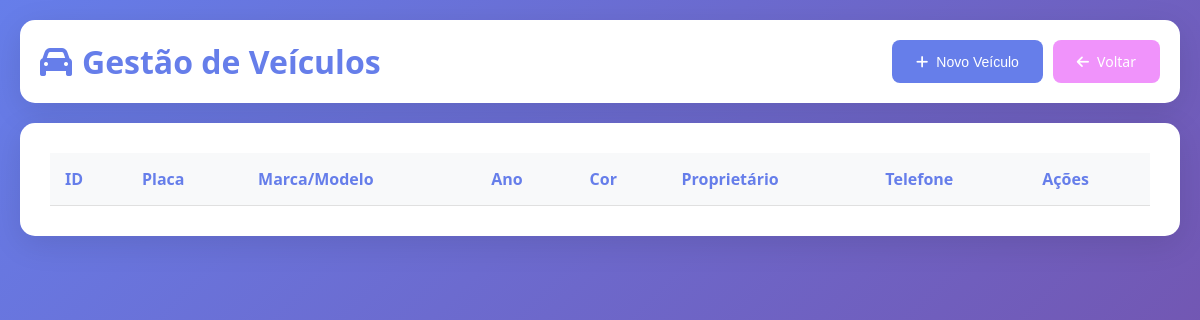
Before: /php/veiculos.php with the older database file.
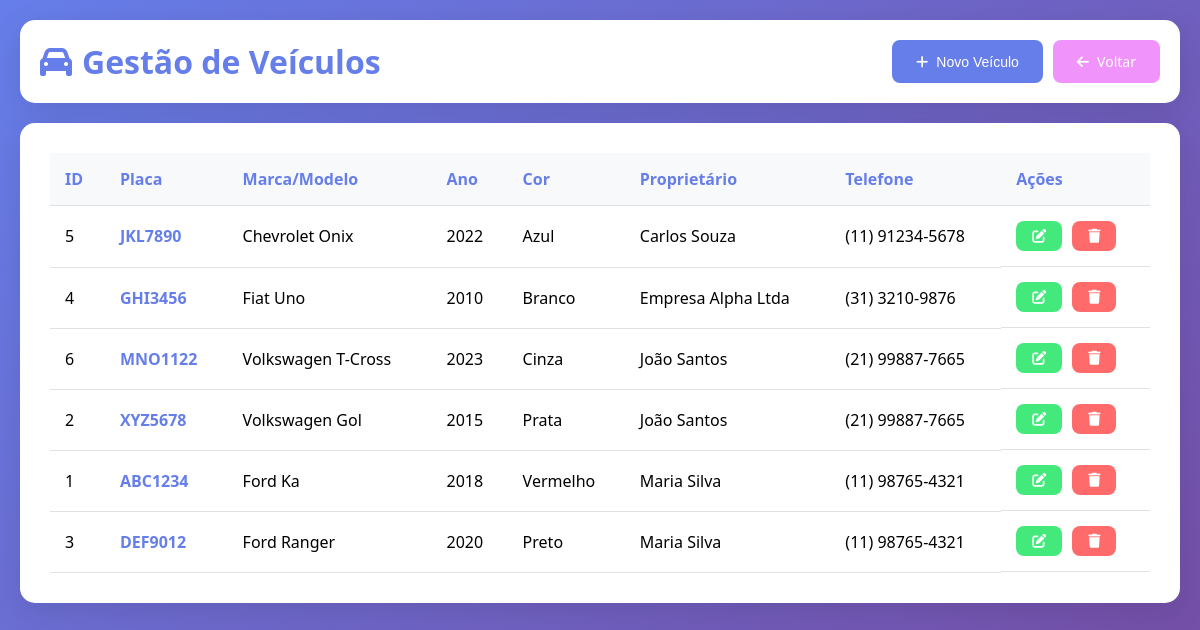
After: the same page with the newer database file.
### tables this page shows
CREATE TABLE Veiculo (
    id_veiculo INT PRIMARY KEY AUTO_INCREMENT,
    id_cliente INT NOT NULL,  
    placa VARCHAR(7) UNIQUE NOT NULL,
    marca VARCHAR(50),
    modelo VARCHAR(50),
    ano INT,
    cor VARCHAR(30),
    FOREIGN KEY (id_cliente) REFERENCES Cliente(id_cliente)
);

CREATE TABLE Cliente (
    id_cliente INT PRIMARY KEY AUTO_INCREMENT,
    nome VARCHAR(100) NOT NULL,
    cpf_cnpj VARCHAR(18) UNIQUE,
    telefone VARCHAR(15),
    email VARCHAR(100)
);

### php/veiculos.php (the view, shortened to what this page needs)
<?php
require_once 'config.php';
$veiculos = $pdo->query("
    SELECT v.*, c.nome as cliente_nome, c.telefone as cliente_telefone
    FROM Veiculo v
    INNER JOIN Cliente c ON v.id_cliente = c.id_cliente
    ORDER BY c.nome, v.placa
")->fetchAll();
?>
<!DOCTYPE html>
<html lang="pt-BR">
<head>
    <link href="https://cdnjs.cloudflare.com/ajax/libs/font-awesome/6.4.0/css/all.min.css" rel="stylesheet">
</head>
<body>
    <div class="container">
        <div class="header">
            <h1><i class="fas fa-car"></i> Gestão de Veículos</h1>
            <div style="display: flex; gap: 10px;">
                <button onclick="openModal()" class="btn btn-primary">
                    <i class="fas fa-plus"></i> Novo Veículo
                </button>
                <a href="index.php" class="btn btn-back">
                    <i class="fas fa-arrow-left"></i> Voltar
                </a>
            </div>
        </div>
        <div class="card">
            <table>
                <thead>
                    <tr>
                        <th>ID</th>
                        <th>Placa</th>
                        <th>Marca/Modelo</th>
                        <th>Ano</th>
                        <th>Cor</th>
                        <th>Proprietário</th>
                        <th>Telefone</th>
                        <th>Ações</th>
                    </tr>
                </thead>
                <tbody>
                    <?php foreach ($veiculos as $veiculo): ?>
                    <tr>
                        <td><?php echo $veiculo['id_veiculo']; ?></td>
                        <td><span class="placa"><?php echo htmlspecialchars($veiculo['placa']); ?></span></td>
                        <td><?php echo htmlspecialchars($veiculo['marca'] . ' ' . $veiculo['modelo']); ?></td>
                        <td><?php echo htmlspecialchars($veiculo['ano']); ?></td>
                        <td><?php echo htmlspecialchars($veiculo['cor']); ?></td>
                        <td><?php echo htmlspecialchars($veiculo['cliente_nome']); ?></td>
                        <td><?php echo htmlspecialchars($veiculo['cliente_telefone']); ?></td>
                        <td class="actions">
                            <button onclick='editVeiculo(<?php echo json_encode($veiculo); ?>)' class="btn btn-success">
                                <i class="fas fa-edit"></i>
                            </button>
                            <form method="POST" style="display: inline;" onsubmit="return confirm('Deseja excluir este veículo?')">
                                <button type="submit" class="btn btn-danger">
                                    <i class="fas fa-trash"></i>
                                </button>
                            </form>
                        </td>
                    </tr>
                    <?php endforeach; ?>
                </tbody>
            </table>
        </div>
    </div>
</body>
</html>

Changed rows visible on the page:
added veiculo: id_veiculo "5", placa "JKL7890", marca+modelo "Chevrolet Onix", ano "2022", cor "Azul", id_cliente.nome "Carlos Souza", id_cliente.telefone "(11) 91234-5678"
added veiculo: id_veiculo "4", placa "GHI3456", marca+modelo "Fiat Uno", ano "2010", cor "Branco", id_cliente.nome "Empresa Alpha Ltda", id_cliente.telefone "(31) 3210-9876"
added veiculo: id_veiculo "6", placa "MNO1122", marca+modelo "Volkswagen T-Cross", ano "2023", cor "Cinza", id_cliente.nome "João Santos", id_cliente.telefone "(21) 99887-7665"
added veiculo: id_veiculo "2", placa "XYZ5678", marca+modelo "Volkswagen Gol", ano "2015", cor "Prata", id_cliente.nome "João Santos", id_cliente.telefone "(21) 99887-7665"
added veiculo: id_veiculo "1", placa "ABC1234", marca+modelo "Ford Ka", ano "2018", cor "Vermelho", id_cliente.nome "Maria Silva", id_cliente.telefone "(11) 98765-4321"
added veiculo: id_veiculo "3", placa "DEF9012", marca+modelo "Ford Ranger", ano "2020", cor "Preto", id_cliente.nome "Maria Silva", id_cliente.telefone "(11) 98765-4321"
